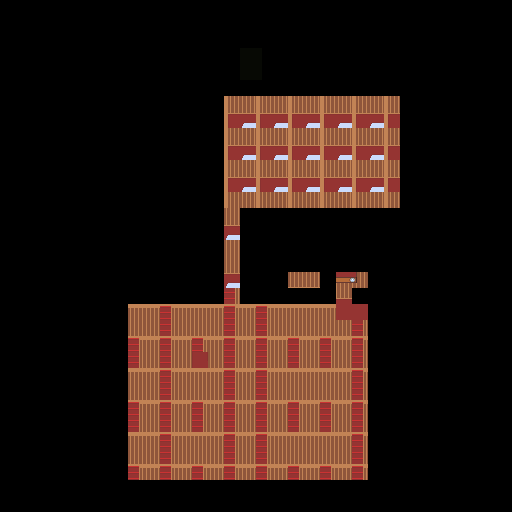

Rendered tile map (Tiled .tmx) drawn with the repository's tilesets; below, a short description and the map source with its tile grids summarised:
An orthogonal 32x32 tile map with 16x16 px tiles, 4 tile layers (background, buildings, midGround, foreGround), 2 tilesets and 1 object.

<map version="1.2" tiledversion="1.3.0" orientation="orthogonal" renderorder="right-down" compressionlevel="0" width="32" height="32" tilewidth="16" tileheight="16" infinite="0" nextlayerid="7" nextobjectid="32">
 <tileset firstgid="1" source="InteriorSpriteSheet.tsx" />
 <tileset firstgid="10001" source="MasterSpriteSheet.tsx" />
 <layer id="1" name="background" width="32" height="32">
  <data>[1024 cells, 323 non-empty, 18 distinct tile ids]</data>
 </layer>
 <layer id="3" name="buildings" width="32" height="32">
  <data>[1024 cells, 225 non-empty, 64 distinct tile ids]</data>
 </layer>
 <layer id="4" name="midGround" width="32" height="32">
  <data>[1024 cells, 19 non-empty, 19 distinct tile ids]</data>
 </layer>
 <layer id="5" name="foreGround" width="32" height="32">
  <data>[1024 cells, 25 non-empty, 17 distinct tile ids]</data>
 </layer>
 <objectgroup id="2" name="Portal">
  <object id="31" x="277" y="475" width="19" height="4.75">
   <properties>
    <property name="Click" value="false" />
    <property name="SafteyOffSetX" value="0" />
    <property name="SafteyOffSetY" value="-32" />
    <property name="standardFrom" value="JulianHouse" />
    <property name="standardTo" value="OverWorld" />
   </properties>
  </object>
 </objectgroup>
</map>
